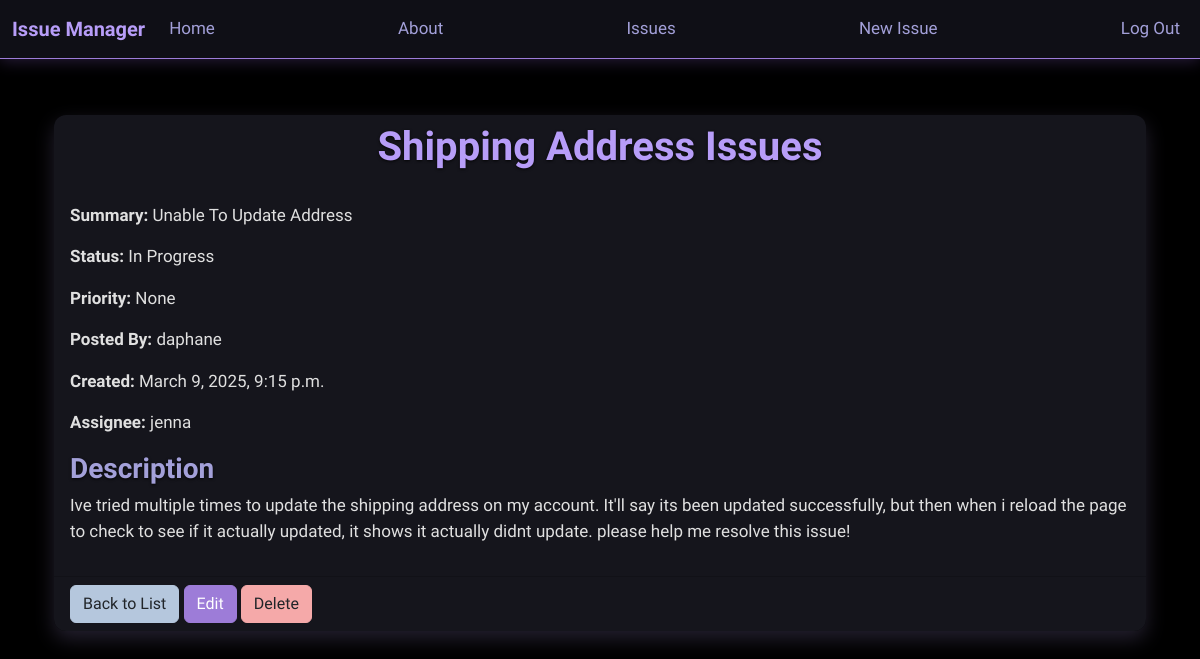
Page /issues/10/ (signed in) on the committed database.
### issues/models.py (models this page shows, shortened)
class Issue(models.Model):
	name = models.CharField(max_length=64)
	summary = models.CharField(max_length=128)
	description = models.TextField()
	reporter = models.ForeignKey(
		get_user_model(),
		on_delete=models.CASCADE
	)
	assignee = models.ForeignKey(
		get_user_model(),
		on_delete=models.SET_NULL,
		related_name="assignee",
		blank=True, null=True
	)
	created_on = models.DateTimeField(auto_now_add=True)
	status = models.ForeignKey(
		'Status',
		on_delete=models.CASCADE
	)
	priority = models.ForeignKey(
		'Priority',
		on_delete=models.SET_NULL, null=True
	)

class Status(models.Model):
	name = models.CharField(max_length=128)
	description = models.CharField(max_length=128)
	def __str__(self):
		return self.name

### accounts/models.py (models this page shows)
class CustomUser(AbstractUser):
	role = models.ForeignKey(
		Role,
		on_delete=models.CASCADE,
		blank=True, null=True
	)
	team = models.ForeignKey(
		Team,
		on_delete=models.CASCADE,
		blank=True, null=True
	)

### issues/views.py (the view)
# urls.py: path("<int:pk>/", IssueDetailView.as_view(), name="issue_detail"),
class IssueDetailView(LoginRequiredMixin, DetailView):
    model = Issue
    template_name = "issues/issue_detail.html"
    context_object_name = "issue"

### templates/issues/issue_detail.html (shortened to what this page needs)
{% extends 'base.html' %}
{% block content %}
<div class="card">
    <div class="card-header">
        <h1>{{ issue.name }}</h1>
    </div>
    <div class="card-body">
        <p><strong>Summary:</strong> {{ issue.summary }}</p>
        <p><strong>Status:</strong> {{ issue.status }}</p>
        <p><strong>Priority:</strong> {{ issue.priority }}</p>
        <p><strong>Posted By:</strong> {{ issue.reporter }}</p>
        <p><strong>Created:</strong> {{ issue.created_on }}</p>
        <p><strong>Assignee:</strong> {{ issue.assignee|default:"Unassigned" }}</p>
        <h3 class="description-text">Description</h3>
        <p>{{ issue.description }}</p>
    </div>
    <div class="card-footer">
        <a href="{% url 'issue_list' %}" class="btn btn-secondary">Back to List</a>
        <a href="{% url 'issue_edit' issue.pk %}" class="btn btn-primary">Edit</a>
        <a href="{% url 'issue_delete' issue.pk %}" class="btn btn-danger">Delete</a>
    </div>
</div>
{% endblock content %}

### static/css/base.css (style rules this page uses)
body { font-family: 'Arsenal', sans-serif; font-size: 17px; color: #f0f0f0; background-color: #000; background-image: url("https://images.unsplash.com/photo-1596818531679-96ef98b9a036?ixlib=rb-1.2.1&auto=format&fit=crop&q=80"); background-size: cover; background-position: center; background-attachment: fixed; position: relative; min-height: 100vh; }
body::before { content: ""; position: absolute; top: 0; left: 0; width: 100%; height: 100%; background-color: rgba(0, 0, 0, 0.7); z-index: -1; }
.card { background-color: rgba(30, 30, 40, 0.7); border: none; border-radius: 12px; box-shadow: 0 8px 20px rgba(181, 159, 235, 0.2); transition: transform 0.3s ease, box-shadow 0.3s ease; backdrop-filter: blur(5px); }
.card-header { border-bottom: none; background: transparent; font-weight: 700; color: #a3a0d9; }
.card-body { color: #e0e0e0; }
.btn-primary { background-color: #9d7cd8; border-color: #9d7cd8; }
.btn-secondary { background-color: #b5c7dd; border-color: #b5c7dd; color: #212529; }
.btn-danger { background-color: #f5a9a9; border-color: #f5a9a9; color: #212529; }
a { color: #b79df8; text-decoration: none; transition: color 0.3s ease; }
h1, h2, h3, h4, h5, h6 { color: #b79df8; font-weight: 700; text-align: center; text-shadow: 0px 1px 3px rgba(0, 0, 0, 0.8); }
.description-text { color: #a3a0d9; font-weight: 700; text-align: left; }

### rows in the picture
Issue: name "Shipping Address Issues", summary "Unable To Update Address", status "In Progress", priority "None", reporter "daphane", created_on "March 9, 2025, 9:15 p.m.", assignee "jenna", description "Ive tried multiple times to update the shipping address on my account. It'll say its been updated successfully, but then when i reload the page to check to see if it actually updated, it shows it actually didnt update. please help me resolve this issue!"
